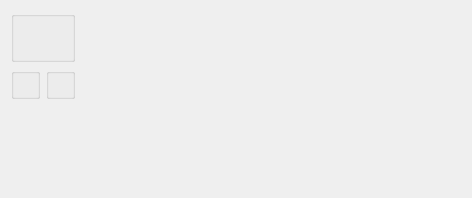
<?xml version="1.0" encoding="UTF-8"?>
<ui version="4.0">
 <comment>This file is part of the xTuple ERP: PostBooks Edition, a free and
open source Enterprise Resource Planning software suite,
Copyright (c) 1999-2010 by OpenMFG LLC, d/b/a xTuple.
It is licensed to you under the Common Public Attribution License
version 1.0, the full text of which (including xTuple-specific Exhibits)
is available at www.xtuple.com/CPAL.  By using this software, you agree
to be bound by its terms.</comment>
 <class>dspMaterialUsageVarianceByComponentItem</class>
 <widget class="QWidget" name="dspMaterialUsageVarianceByComponentItem">
  <property name="geometry">
   <rect>
    <x>0</x>
    <y>0</y>
    <width>472</width>
    <height>198</height>
   </rect>
  </property>
  <property name="windowTitle">
   <string>Material Usage Variance by Component Item</string>
  </property>
  <layout class="QHBoxLayout" name="horizontalLayout">
   <item>
    <layout class="QVBoxLayout" name="verticalLayout">
     <property name="spacing">
      <number>0</number>
     </property>
     <item>
      <layout class="QGridLayout" name="gridLayout_3">
       <item row="0" column="0" colspan="2">
        <widget class="QGroupBox" name="_itemGroup">
         <property name="title">
          <string/>
         </property>
         <layout class="QGridLayout" name="gridLayout_2">
          <item row="0" column="0">
           <widget class="ItemCluster" name="_item"/>
          </item>
          <item row="0" column="1">
           <spacer name="horizontalSpacer">
            <property name="orientation">
             <enum>Qt::Horizontal</enum>
            </property>
            <property name="sizeHint" stdset="0">
             <size>
              <width>0</width>
              <height>20</height>
             </size>
            </property>
           </spacer>
          </item>
         </layout>
        </widget>
       </item>
       <item row="1" column="0">
        <widget class="WarehouseGroup" name="_warehouse">
         <property name="title">
          <string/>
         </property>
         <property name="fixedSize">
          <bool>false</bool>
         </property>
        </widget>
       </item>
       <item row="1" column="1">
        <widget class="QGroupBox" name="_dateGroup">
         <property name="title">
          <string/>
         </property>
         <layout class="QGridLayout" name="gridLayout">
          <item row="0" column="0">
           <widget class="DateCluster" name="_dates"/>
          </item>
         </layout>
        </widget>
       </item>
      </layout>
     </item>
     <item>
      <spacer name="verticalSpacer">
       <property name="orientation">
        <enum>Qt::Vertical</enum>
       </property>
       <property name="sizeHint" stdset="0">
        <size>
         <width>20</width>
         <height>0</height>
        </size>
       </property>
      </spacer>
     </item>
    </layout>
   </item>
   <item>
    <spacer>
     <property name="orientation">
      <enum>Qt::Horizontal</enum>
     </property>
     <property name="sizeType">
      <enum>QSizePolicy::Expanding</enum>
     </property>
     <property name="sizeHint" stdset="0">
      <size>
       <width>0</width>
       <height>20</height>
      </size>
     </property>
    </spacer>
   </item>
  </layout>
 </widget>
 <layoutdefault spacing="6" margin="11"/>
 <pixmapfunction>qPixmapFromMimeSource</pixmapfunction>
 <customwidgets>
  <customwidget>
   <class>DateCluster</class>
   <extends>QWidget</extends>
   <header>datecluster.h</header>
  </customwidget>
  <customwidget>
   <class>ItemCluster</class>
   <extends>QWidget</extends>
   <header>itemcluster.h</header>
  </customwidget>
  <customwidget>
   <class>WarehouseGroup</class>
   <extends>QGroupBox</extends>
   <header>warehousegroup.h</header>
  </customwidget>
 </customwidgets>
 <tabstops>
  <tabstop>_item</tabstop>
  <tabstop>_warehouse</tabstop>
  <tabstop>_dates</tabstop>
 </tabstops>
 <resources/>
 <connections>
  <connection>
   <sender>_item</sender>
   <signal>warehouseIdChanged(int)</signal>
   <receiver>_warehouse</receiver>
   <slot>setId(int)</slot>
   <hints>
    <hint type="sourcelabel">
     <x>20</x>
     <y>20</y>
    </hint>
    <hint type="destinationlabel">
     <x>315</x>
     <y>27</y>
    </hint>
   </hints>
  </connection>
  <connection>
   <sender>_item</sender>
   <signal>newId(int)</signal>
   <receiver>_warehouse</receiver>
   <slot>findItemSites(int)</slot>
   <hints>
    <hint type="sourcelabel">
     <x>20</x>
     <y>20</y>
    </hint>
    <hint type="destinationlabel">
     <x>315</x>
     <y>27</y>
    </hint>
   </hints>
  </connection>
 </connections>
</ui>
